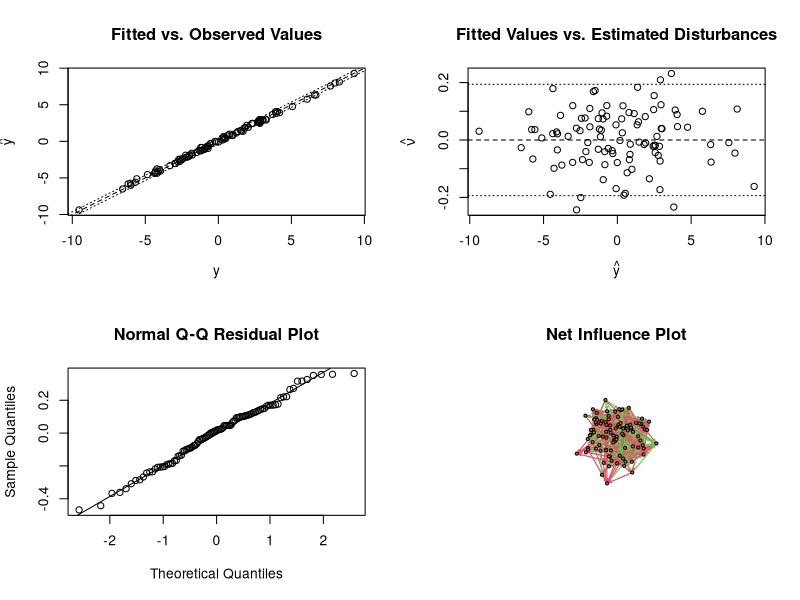

Write the R code that produced this figure.
library(sna)
library(numDeriv)

# read data
w1 <- as.matrix(read.csv(file="./data/w1.csv"))
dimnames(w1) <- list(NULL,NULL)
w2 <- as.matrix(read.csv(file="./data/w2.csv"))
dimnames(w2) <- list(NULL,NULL)
x <- as.matrix(read.csv(file="./data/x.csv"))
dimnames(x) <- list(NULL,NULL)

beta <- read.csv(file="./data/beta.csv")$x
nu <- read.csv(file="./data/nu.csv")$x
e <- read.csv(file="./data/e.csv")$x
y <- read.csv(file="./data/y.csv")$V1

lnamfit <- lnam(y, x, w1, w2)
summary(lnamfit)
plot(lnamfit)
